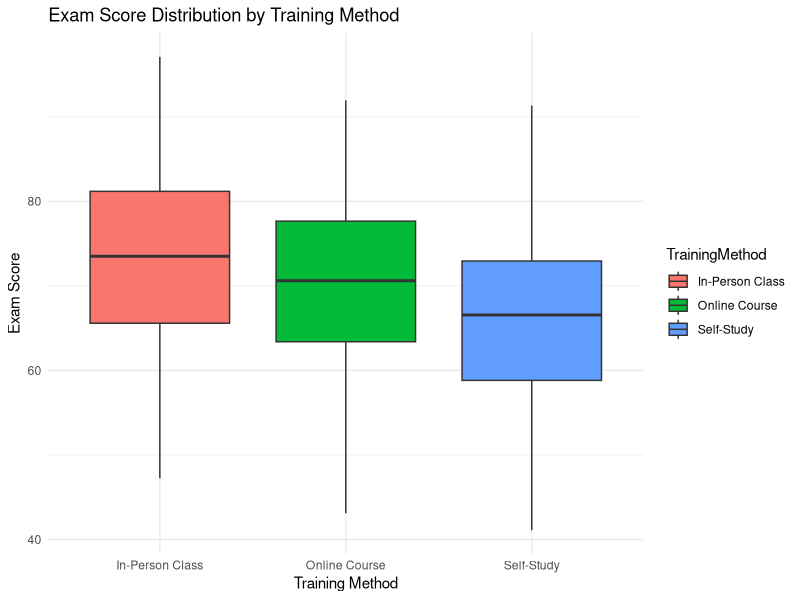
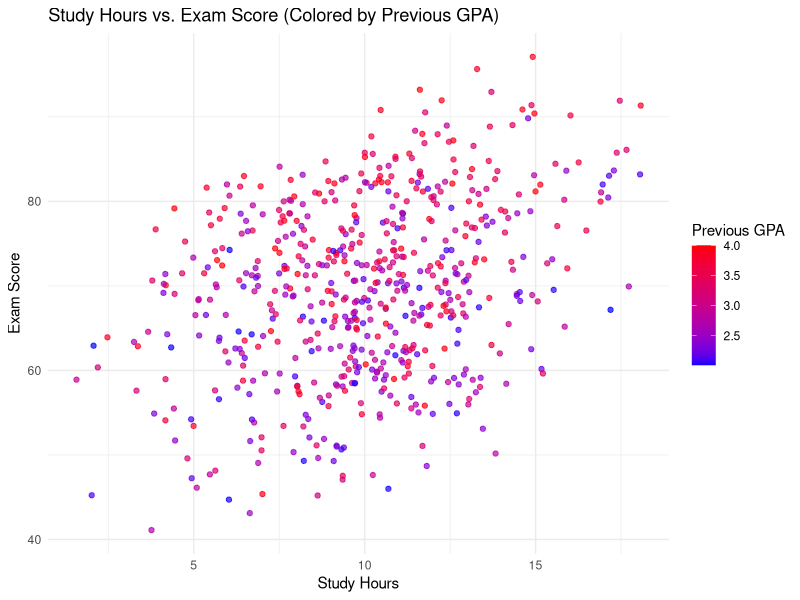
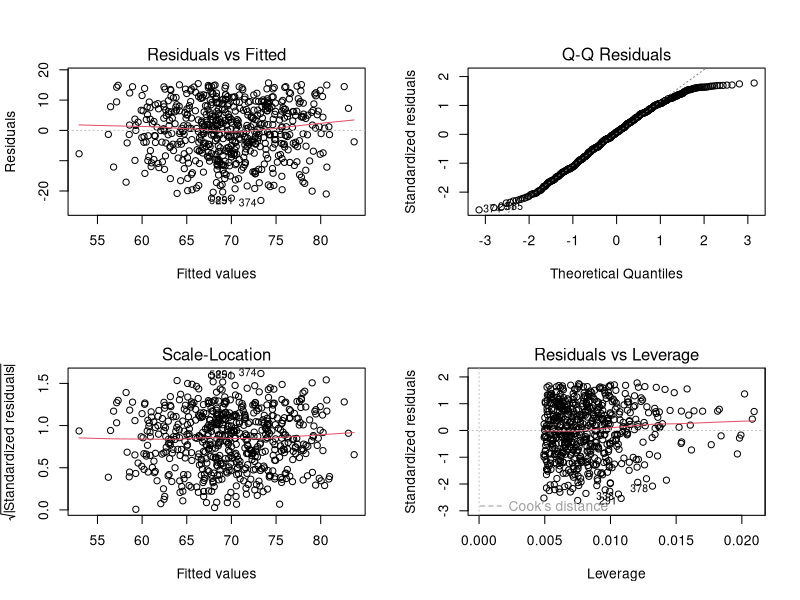

The R script that drew these images, in order:
## ---- chunk 1
knitr::opts_chunk$set(echo = TRUE)
#if you do not have the package, type install.packages("name_of_the_package")
library(knitr)
library(zoo)
library(ggplot2)
## ---- chunk 2
student <- read.csv("students_data.csv", header = TRUE)
# head(student)

# Boxplot
ggplot(student, aes(x = TrainingMethod, y = ExamScore, fill = TrainingMethod)) +
  geom_boxplot() +
  labs(title = "Exam Score Distribution by Training Method",
       x = "Training Method",
       y = "Exam Score") +
  theme_minimal()

## ---- chunk 3
# Scatterplot
ggplot(student, aes(x = StudyHours, y = ExamScore, color = PreviousGPA)) +
  geom_point(alpha = 0.7) +
  scale_color_gradient(low = "blue", high = "red") +
  labs(title = "Study Hours vs. Exam Score (Colored by Previous GPA)",
       x = "Study Hours",
       y = "Exam Score",
       color = "Previous GPA") +
  theme_minimal()
## ---- chunk 4
student$TrainingMethod <- as.factor(student$TrainingMethod)
model <- lm(ExamScore ~ StudyHours + PreviousGPA + TrainingMethod, data = student)
summary(model)

## ---- chunk 5
46.3115 + 1.0688*(8) + 5.3071*(3.8) - 2.8668*(1) - 6.6728*(0)
## ---- chunk 6
student$TrainingMethod <- as.factor(student$TrainingMethod)
anova_model <- aov(ExamScore ~ TrainingMethod, data = student)
summary(anova_model)

## ---- chunk 7
par(mfrow = c(2, 2))
plot(model)

## ---- chunk 8
int_model <- lm(ExamScore ~ StudyHours * PreviousGPA + TrainingMethod, data = student)
summary(int_model)

summary(model)

anova(model, int_model)
## ---- chunk 9
# this is where your R code goes
